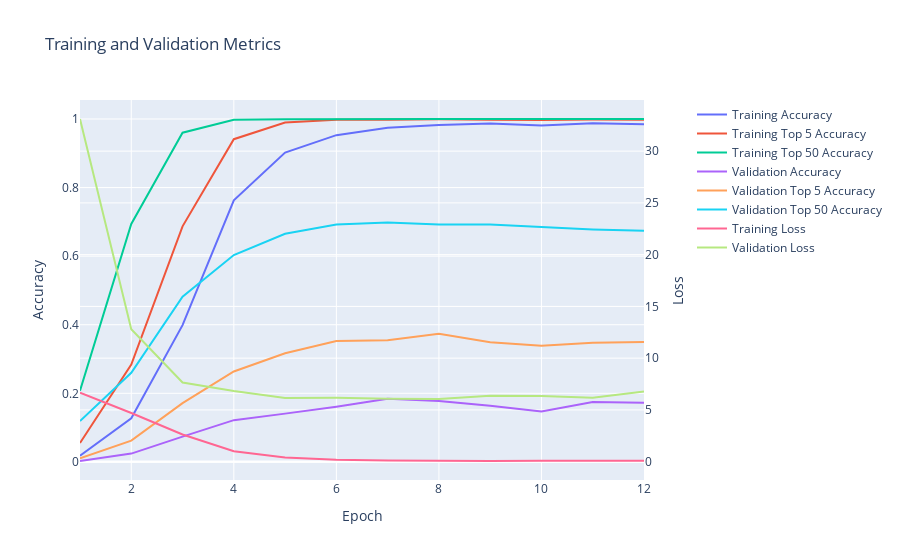

Notebook code for this chart:
### Code cell
softmax_similarity_model.display_training_history()

### Figure 1 — Plotly figure (JSON) as saved in the notebook; plotly's stock layout.template omitted (floating-point values rounded to 4 significant figures)
{"data": [{"mode": "lines", "name": "Training Accuracy", "type": "scatter", "x": [1, 2, 3, 4, 5, 6, 7, 8, 9, 10, 11, 12], "xaxis": "x", "y": [0.01773, 0.1269, 0.3989, 0.7629, 0.9022, 0.9528, 0.9747, 0.9826, 0.9867, 0.981, 0.9877, 0.9848, 0.9839], "yaxis": "y"}, {"mode": "lines", "name": "Training Top 5 Accuracy", "type": "scatter", "x": [1, 2, 3, 4, 5, 6, 7, 8, 9, 10, 11, 12], "xaxis": "x", "y": [0.05508, 0.284, 0.6869, 0.9411, 0.9899, 0.9978, 0.9978, 0.9991, 0.9978, 0.9972, 0.9987, 0.9978, 0.9987], "yaxis": "y"}, {"mode": "lines", "name": "Training Top 50 Accuracy", "type": "scatter", "x": [1, 2, 3, 4, 5, 6, 7, 8, 9, 10, 11, 12], "xaxis": "x", "y": [0.2077, 0.6939, 0.9601, 0.9978, 0.9991, 1.0, 1.0, 1.0, 1.0, 0.9997, 1.0, 0.9997, 0.9997], "yaxis": "y"}, {"mode": "lines", "name": "Validation Accuracy", "type": "scatter", "x": [1, 2, 3, 4, 5, 6, 7, 8, 9, 10, 11, 12], "xaxis": "x", "y": [0.002535, 0.02408, 0.07351, 0.1217, 0.1407, 0.161, 0.1838, 0.1774, 0.1635, 0.147, 0.1749, 0.1724, 0.1736], "yaxis": "y"}, {"mode": "lines", "name": "Validation Top 5 Accuracy", "type": "scatter", "x": [1, 2, 3, 4, 5, 6, 7, 8, 9, 10, 11, 12], "xaxis": "x", "y": [0.01014, 0.0621, 0.1711, 0.2636, 0.3169, 0.3523, 0.3549, 0.3739, 0.3485, 0.3384, 0.3473, 0.3498, 0.3333], "yaxis": "y"}, {"mode": "lines", "name": "Validation Top 50 Accuracy", "type": "scatter", "x": [1, 2, 3, 4, 5, 6, 7, 8, 9, 10, 11, 12], "xaxis": "x", "y": [0.1191, 0.2598, 0.4816, 0.6033, 0.6654, 0.692, 0.6984, 0.692, 0.692, 0.6844, 0.6781, 0.6743, 0.6603], "yaxis": "y"}, {"mode": "lines", "name": "Training Loss", "type": "scatter", "x": [1, 2, 3, 4, 5, 6, 7, 8, 9, 10, 11, 12], "xaxis": "x", "y": [6.656, 4.705, 2.622, 1.01, 0.4014, 0.1976, 0.1177, 0.07215, 0.06598, 0.09786, 0.06553, 0.08096, 0.07125], "yaxis": "y2"}, {"mode": "lines", "name": "Validation Loss", "type": "scatter", "x": [1, 2, 3, 4, 5, 6, 7, 8, 9, 10, 11, 12], "xaxis": "x", "y": [33.11, 12.79, 7.648, 6.818, 6.156, 6.167, 6.077, 6.048, 6.365, 6.342, 6.188, 6.777, 6.543], "yaxis": "y2"}], "layout": {"title": {"text": "Training and Validation Metrics"}, "xaxis": {"anchor": "y", "domain": [0.0, 0.94], "title": {"text": "Epoch"}}, "yaxis": {"anchor": "x", "domain": [0.0, 1.0], "title": {"text": "Accuracy"}}, "yaxis2": {"anchor": "x", "overlaying": "y", "side": "right", "title": {"text": "Loss"}}}}
